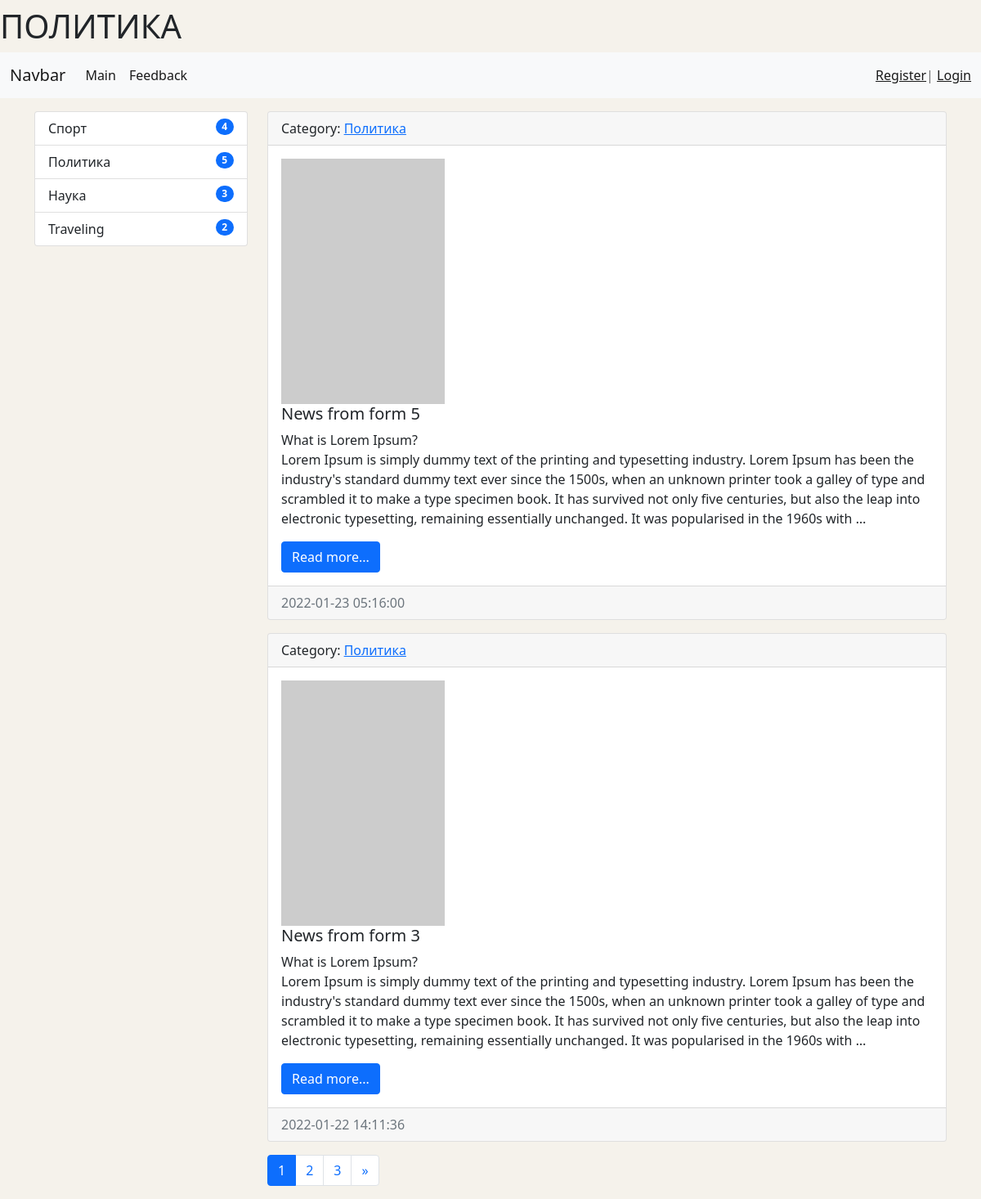
Screenshot of /category/3/ with the database file from the repository.
### news/models.py (models this page shows, shortened)
class Category(models.Model):
    title = models.CharField(max_length=150, db_index=True, verbose_name='Наименование категории')
    def get_absolute_url(self):
        return reverse('category', kwargs={'category_id': self.pk})
    def __str__(self):
        return self.title
    class Meta:
        verbose_name = 'Категория'
        verbose_name_plural = 'Категории'
        ordering = ['-title']

class News(models.Model):
    title = models.CharField(max_length=150, verbose_name='Наименование')
    content = models.TextField(blank=True, verbose_name='Контент')
    created_at = models.DateTimeField(auto_now_add=True, verbose_name='Дата публикации')
    updated_at = models.DateTimeField(auto_now=True, verbose_name='Обновлено')
    photo = models.ImageField(upload_to='photos/%Y/%m/%d/', verbose_name='Фото', blank=True)
    is_published = models.BooleanField(default=True, verbose_name='Опубликовано')
    category = models.ForeignKey('Category', on_delete=models.PROTECT, verbose_name='Категория')
    numbers_of_views = models.IntegerField(default=0)
    def get_absolute_url(self):
        return reverse('view_news', kwargs={'pk': self.pk})
    class Meta:
        verbose_name = 'Новость'
        verbose_name_plural = 'Новости'
        ordering = ['-created_at']

### news/views.py (the view)
# urls.py: path('category/<int:category_id>/', NewsByCategory.as_view(extra_context={'title': 'SOMETHING'}), name='category'),
class NewsByCategory(MyMixin, ListView):
    model = News
    template_name = 'news/home_news_list.html'
    context_object_name = 'news'
    allow_empty = False
    paginate_by = 2
    def get_context_data(self, *, object_list=None, **kwargs):
        context = super(NewsByCategory, self).get_context_data(**kwargs)
        context['title'] = self.get_upper(Category.objects.get(pk=self.kwargs['category_id']))
        return context
    def get_queryset(self):
        return News.objects.filter(category_id=self.kwargs['category_id'], is_published=True).select_related('category')

### news/templatetags/news_tags.py (called while the page is built)
@register.inclusion_tag('news/list_categories.html')
def show_categories():
    categories = Category.objects.annotate(cnt=Count('news', filter=F('news__is_published'))).filter(cnt__gt=0)
    return {'categories': categories}

### news/utils.py (called while the page is built)
    def get_upper(self, smth):
        if isinstance(smth, str):
            return smth.upper()
        else:
            return smth.title.upper()

### news/templates/news/home_news_list.html (shortened to what this page needs)
{% extends 'base.html' %}
{% block main_title %}
    {{ title }}
{% endblock %}
{% block sidebar %}
{% include 'inc/_sidebar.html' %}
{% endblock %}
{% block content %}
    {% for item in news %}
    <div class="card mb-3">
        <div class="card-header">
            Category: <a href="{{ item.category.get_absolute_url }}">{{ item.category }}</a>
        </div>
        <div class="card-body">
            <div class="media">
                {% if item.photo %}
                    <img src="{{ item.photo.url }}" alt="Photo" width="200" class="mr-3">
                {% else %}
                    <img src="https://picsum.photos/200/300/?blur=2" alt="Photo" class="mr-3">
                {% endif %}
                <div class="media-body">
                    <h5 class="card-title">{{ item.title }}</h5>
                    <p class="card-text">{{ item.content|safe|linebreaksbr|truncatewords:70 }}</p>
                    <a href="{{ item.get_absolute_url }}" class="btn btn-primary">Read more...</a>
                </div>
            </div>
        </div>
        <div class="card-footer text-muted">
            {{ item.created_at|date:'Y-m-d H:i:s' }}
        </div>
    </div>
    {% empty %}
        <p>Ooops... </p>
        <p>Looks like something went wrong</p>
    {% endfor %}
{% endblock %}

### news/templates/news/list_categories.html
<div class="list-group">
    {% for item_categories in categories %}
    <a href="{{ item_categories.get_absolute_url }}" class="list-group-item list-group-item-action">
        {{ item_categories.title }}
        <span class="badge bg-primary rounded-pill category_badge">{{ item_categories.cnt }}</span>
    </a>
    {% endfor %}
</div>

### mySite/static/css/main.css (style rules this page uses)
body { background-color: #f5f2eb; }
.category_badge { float: right; }

### rows the page displays
Category: title "ПОЛИТИКА", title "Политика", cnt "5"
Category: title "Спорт", cnt "4"
Category: title "Наука", cnt "3"
Category: title "Traveling", cnt "2"
News: category "Политика", title "News from form 5", content "What is Lorem Ipsum? Lorem Ipsum is simply dummy text of the printing and typesetting industry. Lorem Ipsum has been the industry's standard dummy text ever since the 1500s, when an unknown printer took a galley of type and scrambled it to make a type specimen book. It has survived not only five centuries, but also the leap into electronic typesetting, remaining essentially unchanged. It was popularised in the 1960s with …", created_at "2022-01-23 05:16:00"
News: category "Политика", title "News from form 3", content "What is Lorem Ipsum? Lorem Ipsum is simply dummy text of the printing and typesetting industry. Lorem Ipsum has been the industry's standard dummy text ever since the 1500s, when an unknown printer took a galley of type and scrambled it to make a type specimen book. It has survived not only five centuries, but also the leap into electronic typesetting, remaining essentially unchanged. It was popularised in the 1960s with …", created_at "2022-01-22 14:11:36"

### other values shown
{{ p }} "1"
{{ p }} "2" "3"
